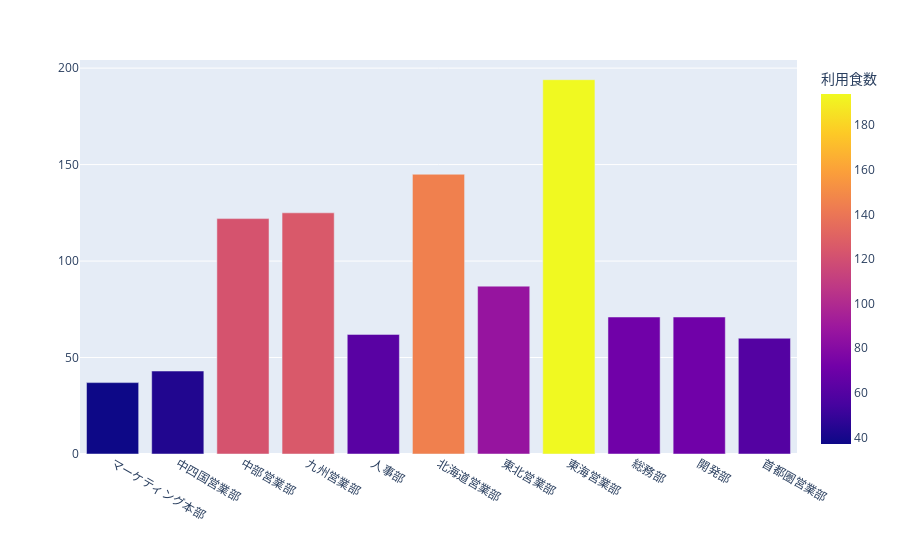

This figure's notebook cell:
### Code cell
#ユーザーごとに集計
user_records = this_month_trn.groupby('USER_ID',as_index=False).size()
users_emp = pd.merge(users_emp, user_records, left_on='ID', right_on='USER_ID', how='left' )
users_emp = users_emp.rename(columns={'size':'利用食数'})

#部署別に集計
department_use = users_emp.groupby('Department',as_index=False)['利用食数'].sum()

#グラフ
fig3 = px.bar(department_use, x='Department', y='利用食数', color='利用食数')
fig3.update_yaxes(title_text='')
fig3.update_xaxes(title_text='')
fig3.update_layout(
)

### Figure 1 — Plotly figure (JSON) as saved in the notebook; plotly's stock layout.template omitted (floating-point values rounded to 4 significant figures)
{"data": [{"alignmentgroup": "True", "hovertemplate": "Department=%{x}<br>利用食数=%{marker.color}<extra></extra>", "legendgroup": "", "marker": {"color": [37, 43, 122, 125, 62, 145, 87, 194, 71, 71, 60], "coloraxis": "coloraxis", "pattern": {"shape": ""}}, "name": "", "offsetgroup": "", "orientation": "v", "showlegend": false, "textposition": "auto", "type": "bar", "x": ["マーケティング本部", "中四国営業部", "中部営業部", "九州営業部", "人事部", "北海道営業部", "東北営業部", "東海営業部", "総務部", "開発部", "首都圏営業部"], "xaxis": "x", "y": [37, 43, 122, 125, 62, 145, 87, 194, 71, 71, 60], "yaxis": "y"}], "layout": {"barmode": "relative", "coloraxis": {"colorbar": {"title": {"text": "利用食数"}}, "colorscale": [[0, "#0d0887"], [0.1111, "#46039f"], [0.2222, "#7201a8"], [0.3333, "#9c179e"], [0.4444, "#bd3786"], [0.5556, "#d8576b"], [0.6667, "#ed7953"], [0.7778, "#fb9f3a"], [0.8889, "#fdca26"], [1, "#f0f921"]]}, "legend": {"tracegroupgap": 0}, "margin": {"t": 60}, "xaxis": {"anchor": "y", "domain": [0, 1], "title": {"text": ""}}, "yaxis": {"anchor": "x", "domain": [0, 1], "title": {"text": ""}}}}
